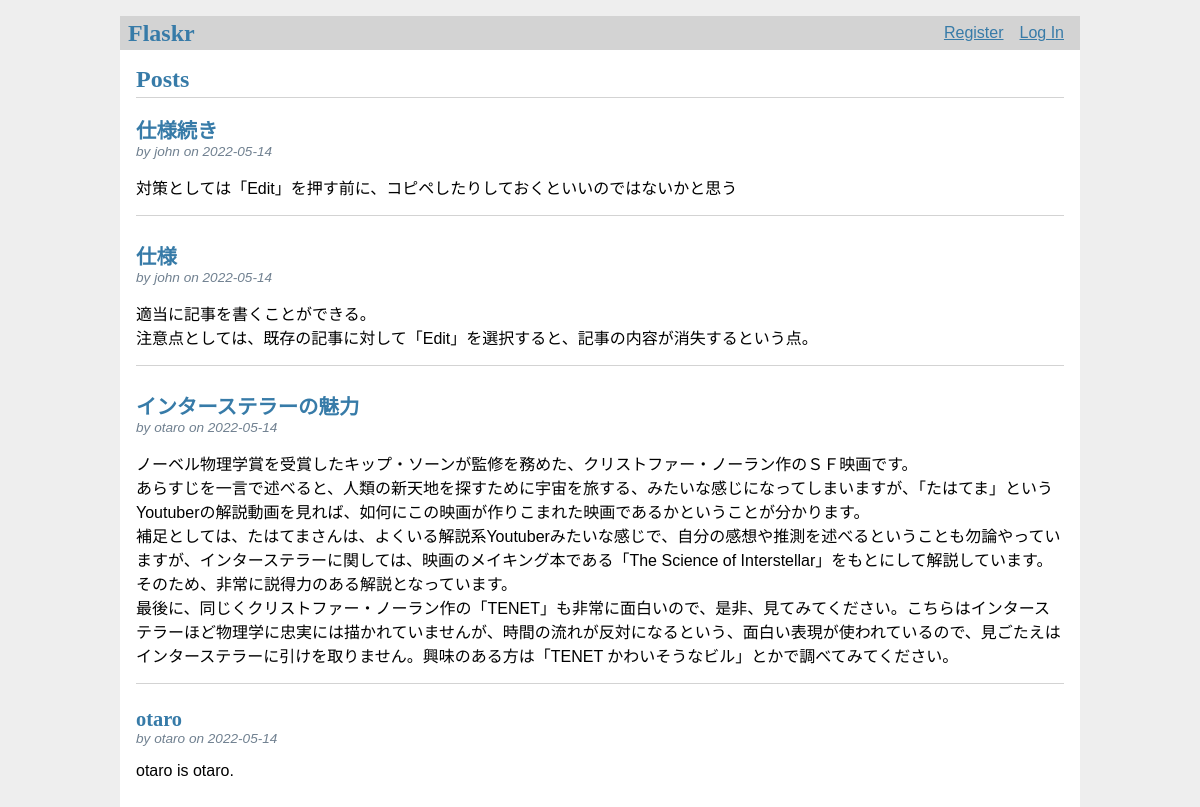
Before: / with the older database file.
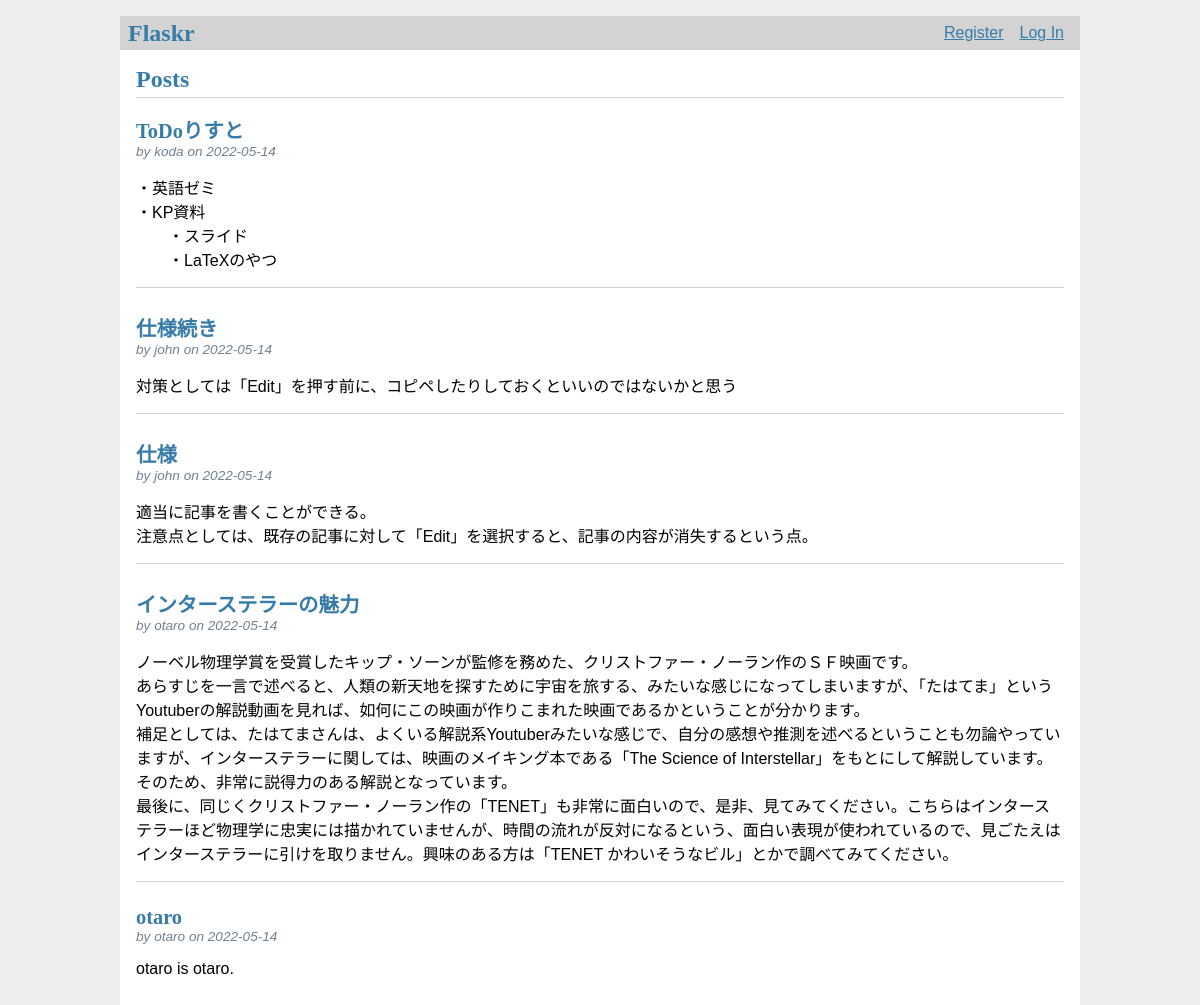
After: the same page with the newer database file.
### tables this page shows
CREATE TABLE post (
  id INTEGER PRIMARY KEY AUTOINCREMENT,
  author_id INTEGER NOT NULL,
  created TIMESTAMP NOT NULL DEFAULT CURRENT_TIMESTAMP,
  title TEXT NOT NULL,
  body TEXT NOT NULL,
  FOREIGN KEY (author_id) REFERENCES user (id)
);

CREATE TABLE user (
  id INTEGER PRIMARY KEY AUTOINCREMENT,
  username TEXT UNIQUE NOT NULL,
  password TEXT NOT NULL
);

### flaskr/blog.py (the view)
@bp.route('/')
def index():
    db = get_db()
    posts = db.execute(
        'SELECT p.id, title, body, created, author_id, username'
        '  FROM post p JOIN user u ON p.author_id = u.id'
        ' ORDER BY created DESC'
    ).fetchall()
    return render_template('blog/index.html', posts=posts)

### flaskr/auth.py (called while the page is built)
@bp.before_app_request
def load_logged_in_user():
    user_id = session.get('user_id')
    if user_id is None:
        g.user = None
    else:
        g.user = get_db().execute(
            'SELECT * FROM user WHERE id = ?', (user_id,)
        ).fetchone()

### flaskr/db.py (called while the page is built)
def get_db():
    if 'db' not in g:
        g.db = sqlite3.connect(
            current_app.config['DATABASE'],
            detect_types=sqlite3.PARSE_DECLTYPES
        )
        g.db.row_factory = sqlite3.Row
    return g.db

### flaskr/templates/blog/index.html (shortened to what this page needs)
{% extends 'base.html' %}
{% block header %}
  <h1>{% block title %}Posts{% endblock %}</h1>
{% endblock %}
{% block content %}
  {% for post in posts %}
    <article class="post">
      <header>
        <div>
          <h1>{{ post['title'] }}</h1>
          <div class="about">by {{ post['username'] }} on {{ post['created'].strftime('%Y-%m-%d') }}</div>
        </div>
      </header>
      <p class="body">{{ post['body'] }}</p>
    </article>
    {% if not loop.last %}
      <hr>
    {% endif %}
  {% endfor %}
{% endblock %}

### flaskr/templates/base.html (shortened to what this page needs)
<!doctype html>
<link rel="stylesheet" href="{{ url_for('static', filename='style.css') }}">
<nav>
  <h1>Flaskr</h1>
  <ul>
    {% if g.user %}
      <li><span>{{ g.user['username'] }}</span>
      <li><a href="{{ url_for('auth.logout') }}">Log Out</a>
    {% else %}
      <li><a href="{{ url_for('auth.register') }}">Register</a>
      <li><a href="{{ url_for('auth.login') }}">Log In</a>
    {% endif %}
  </ul>
</nav>
<section class="content">
  <header>
    {% block header %}{% endblock %}
  </header>
  {% block content %}{% endblock %}
</section>

### flaskr/static/style.css (style rules this page uses)
h1 { font-family: serif; color: #377ba8; margin: 1rem 0; }
a { color: #377ba8; }
hr { border: none; border-top: 1px solid lightgray; }
nav { background: lightgray; display: flex; align-items: center; padding: 0 0.5rem; }
nav h1 { flex: auto; margin: 0; }
nav ul { display: flex; list-style: none; margin: 0; padding: 0; }
nav ul li a, nav ul li span, header .action { display: block; padding: 0.5rem; }
.content { padding: 0 1rem 1rem; }
.content > header { border-bottom: 1px solid lightgray; display: flex; align-items: flex-end; }
.content > header h1 { flex: auto; margin: 1rem 0 0.25rem 0; }
.post > header { display: flex; align-items: flex-end; font-size: 0.85em; }
.post > header > div:first-of-type { flex: auto; }
.post > header h1 { font-size: 1.5em; margin-bottom: 0; }
.post .about { color: slategray; font-style: italic; }
.post .body { white-space: pre-line; }
.content:last-child { margin-bottom: 0; }

Changed rows visible on the page:
added post: title "ToDoりすと", username "koda", created "2022-05-14", body "・英語ゼミ ・KP資料 ・スライド ・LaTeXのやつ"
